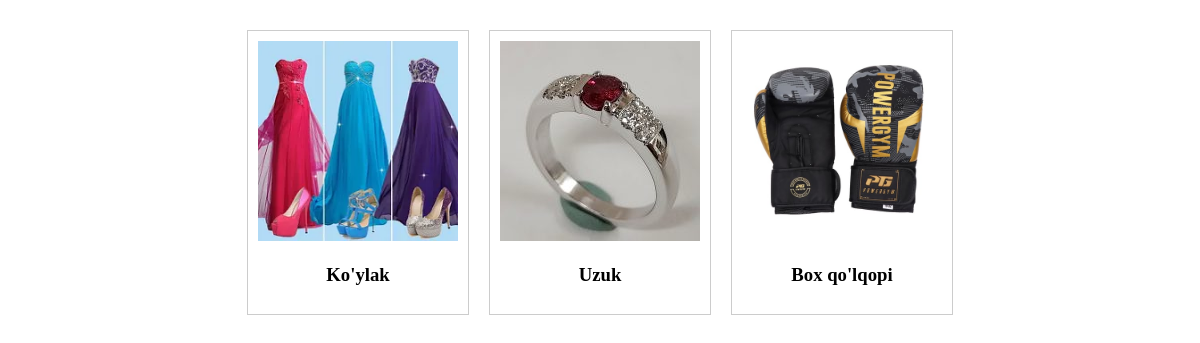
Before: /main/user/wishlist/ (signed in) with the older database file.
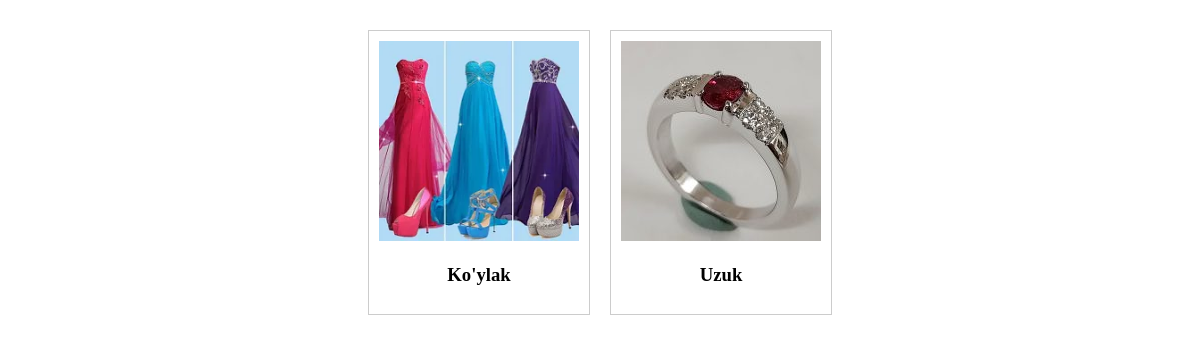
After: the same page with the newer database file.
### Goods/models.py (models this page shows, shortened)
class WishList(models.Model):
    user = models.ForeignKey(User, on_delete=models.CASCADE)
    product = models.ForeignKey(Product, on_delete=models.CASCADE)

class ProductImg(models.Model):
    product = models.ForeignKey(Product, on_delete=models.CASCADE, related_name='images')
    img = models.ImageField(upload_to='product-img')

class Product(models.Model):
    name = models.CharField(max_length=255)
    quantity = models.PositiveIntegerField(default=1)
    price = models.DecimalField(max_digits=8, decimal_places=2)
    category = models.ForeignKey(Category, on_delete=models.CASCADE, related_name='products')
    description = models.TextField()

### Goods/user/views.py (the view)
# urls.py: path('wishlist/', views.wishList, name='wishList'),
def wishList(request):
    wish_list = models.WishList.objects.filter(user=request.user)
    data = []
    for wish in wish_list:
        a = models.ProductImg.objects.get(product = wish.product)
        data.append(a)
    context = {}
    combined = zip(wish_list, data)
    context['combined']= combined
    return render(request, 'user/wishList.html', context)

### templates/user/wishList.html (shortened to what this page needs)
<!DOCTYPE html>
<html lang="en">
<head>
    <link rel="stylesheet" href="styles.css">
</head>
<body>
    <div class="wishlist-container">
        <ul class="wishlist-list">
            {% for wish, image in combined %}
                <li class="wishlist-item">
                    <img src="{{ image.img.url }}" alt="{{ wish.product.name }}">
                    <h3>{{ wish.product.name }}</h3>
                    </li>
            {% endfor %}
        </ul>
    </div>
</body>
</html>

Changed rows visible on the page:
removed WishList: img (picture), product.name "Box qo'lqopi"
